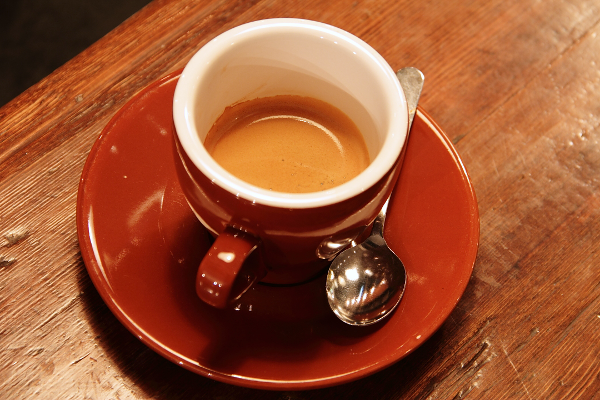
#> input picture skimage.data.coffee(), 600 x 400 px
$ jupyter execute 'Image Filtering.ipynb'
#> lines starting #> are read from the running program, lines starting #| are printed output that depends on the picture
[cell 1]
import numpy as np
import matplotlib.pyplot as plt
from matplotlib import image
from matplotlib import colors
from skimage import data,filters
from skimage.viewer import ImageViewer

#Unaltered Image
img = data.coffee()
#> img is the input picture: shape (400, 600, 3); mean R, G, B 158.6, 85.8, 51.5
plt.imshow(img)
print("Unaltered Image")
plt.show()

[cell 2]
def tintedImage(img, color):
    newImage = img.copy()
    for i in range(img.shape[0]):
        for j in range(img.shape[1]):
            temp = (np.uint16(img[i,j])+color).clip(0,255)
            newImage[i,j] = np.uint8(temp)
    return newImage

weight = 128
colors = np.array([(0,0,0),(weight,0,0),(0,weight,0),(0,0,weight)])
img = data.coffee()
fig, ax = plt.subplots(2,2,figsize=(10,10))
print("Color Tinting")
for i in range(4):
    axIndex = (i//2,i%2)
    ax[axIndex].imshow(tintedImage(img,colors[i]))
    ax[axIndex].axis("off")
    ax[axIndex].axis("tight")
    ax[axIndex].axis("image")
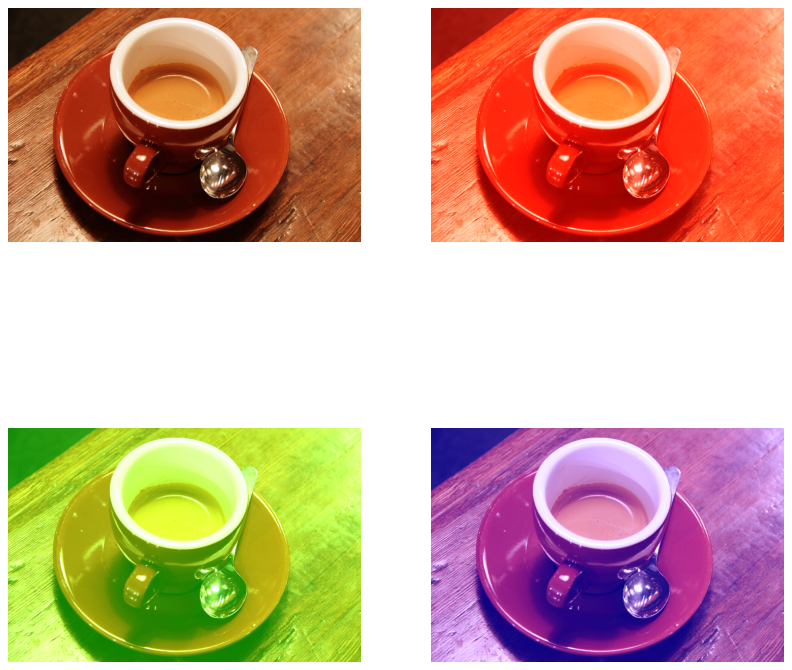
#> figure drawn by matplotlib, 4 panels

[cell 3]
def filteredImage(img,blurFilter):
    newImage = np.copy(img)
    for i in range(img.shape[0]):
        for j in range(img.shape[1]):
            color = (0,0,0)
            for rOffset in range(blurFilter.shape[0]):
                for cOffset in range(blurFilter.shape[1]):
                    r = (i+rOffset-blurFilter.shape[0]//2+img.shape[0])%img.shape[0]
                    c = (j+cOffset-blurFilter.shape[1]//2+img.shape[1])%img.shape[1]
                    color += img[r,c]*blurFilter[rOffset,cOffset]
            newImage[i,j] = np.uint8(color.clip(0,255))

    return newImage

[cell 4]
blurFilter = np.array([[1,4,6,4,1],
                     [4,16,24,16,4],
                     [6,24,36,24,6],
                     [4,16,24,16,4],
                      [1,4,6,4,1]])
blurFilter = np.divide(blurFilter,np.sum(blurFilter))
print("Filter:")
print(blurFilter)
img = image.imread('images/flower.png',(0,255))[:,:,:3]
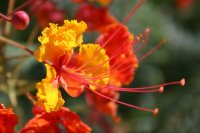
#> input picture images/flower.png, 200 x 133 px
#> img: shape (133, 200, 3) float32
plt.figure(figsize=(8,8))
plt.imshow(img)
plt.axis("off")
plt.axis("tight")
plt.axis("image")
plt.title("Unaltered")
plt.show()

plt.figure(figsize=(8,8))
plt.imshow(filteredImage(img,blurFilter))
#> after the loop in filteredImage, `for i in range(img.shape[0]):`: newImage: shape (133, 200, 3) float32; every value is 0
plt.axis("off")
plt.axis("tight")
plt.axis("image")
plt.title("Blurred")
plt.show()

[cell 5]
blurFilter = np.array([[1,0,0,0,0],
                     [0,1,0,0,0],
                     [0,0,1,0,0],
                     [0,0,0,1,0],
                      [0,0,0,0,1]])
blurFilter = np.divide(blurFilter,np.sum(blurFilter))
print("Filter:")
print(blurFilter)
img = image.imread('images/flower.png',(0,255))[:,:,:3]
plt.figure(figsize=(8,8))
plt.imshow(img)
plt.axis("off")
plt.axis("tight")
plt.axis("image")
plt.title("Unaltered")
plt.show()

plt.figure(figsize=(8,8))
plt.imshow(filteredImage(img,blurFilter))
#> after the loop in filteredImage (call 2), `for i in range(img.shape[0]):`:
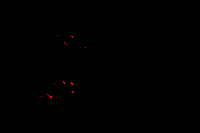
#> newImage: shape (133, 200, 3) float32; mean R, G, B 0.00113, 0, 0
plt.axis("off")
plt.axis("tight")
plt.axis("image")
plt.title("Directional Blur")
plt.show()

[cell 6]
blurFilter = np.array([[-1,-1,0],
                      [-1,0,1],
                      [0,1,1]])
#blurFilter = np.divide(blurFilter,np.sum(blurFilter))
print("Filter:")
print(blurFilter)
#img = image.imread('images/photo3.png',(0,255))
img = image.imread('images/flower.png',(0,255))[:,:,:3]

plt.figure(figsize=(8,8))
plt.imshow(img)
plt.axis("off")
plt.axis("tight")
plt.axis("image")
plt.title("Unaltered")
plt.show()

plt.figure(figsize=(8,8))
plt.imshow(filteredImage(img,blurFilter))
plt.axis("off")
plt.axis("tight")
plt.axis("image")
plt.title("Edge Detection")
plt.show()
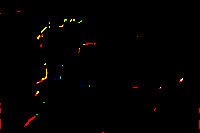
#> shown: shape (133, 200, 3) float32; mean R, G, B 0.00793, 0.00353, 0.000414
